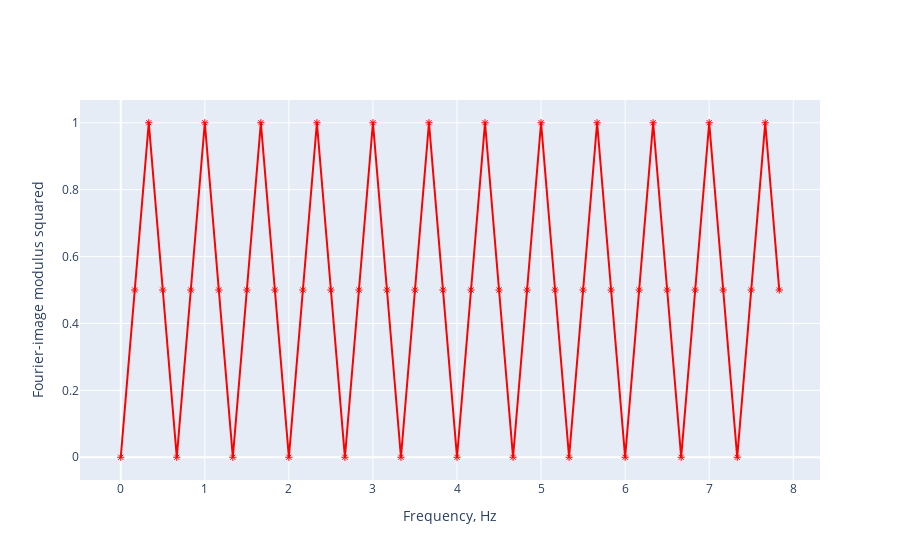

Notebook source saved alongside this figure:
### Code cell
data = [
    go.Scatter(
        x = ff,
        y = np.real(Y2),
        mode = 'markers+lines',
        marker = dict(color='red', symbol=135)
    )
]
layout = go.Layout(
    xaxis=dict(title='Frequency, Hz'),
    yaxis=dict(title='Fourier-image modulus squared')
    )
fig = go.Figure(data=data, layout=layout)
iplot(fig)

### Figure 1 — Plotly figure (JSON) as saved in the notebook; plotly's stock layout.template omitted (floating-point values rounded to 4 significant figures)
{"data": [{"marker": {"color": "red", "symbol": 135}, "x": [0, 0.1667, 0.3333, 0.5, 0.6667, 0.8333, 1, 1.167, 1.333, 1.5, 1.667, 1.833, 2, 2.167, 2.333, 2.5, 2.667, 2.833, 3, 3.167, 3.333, 3.5, 3.667, 3.833, 4, 4.167, 4.333, 4.5, 4.667, 4.833, 5, 5.167, 5.333, 5.5, 5.667, 5.833, 6, 6.167, 6.333, 6.5, 6.667, 6.833, 7, 7.167, 7.333, 7.5, 7.667, 7.833], "type": "scatter", "mode": "markers+lines", "y": [0, 0.5, 1.0, 0.5, 1.5e-32, 0.5, 1.0, 0.5, 5.999e-32, 0.5, 1.0, 0.5, 1.35e-31, 0.5, 1.0, 0.5, 2.4e-31, 0.5, 1.0, 0.5, 3.749e-31, 0.5, 1.0, 0.5, 5.399e-31, 0.5, 1.0, 0.5, 7.349e-31, 0.5, 1.0, 0.5, 9.598e-31, 0.5, 1.0, 0.5, 1.215e-30, 0.5, 1.0, 0.5, 1.5e-30, 0.5, 1.0, 0.5, 2.401e-29, 0.5, 1.0, 0.5]}], "layout": {"xaxis": {"title": {"text": "Frequency, Hz"}}, "yaxis": {"title": {"text": "Fourier-image modulus squared"}}}}
